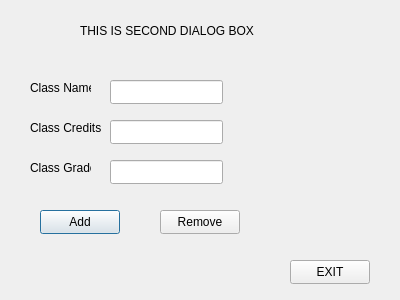
<?xml version="1.0" encoding="UTF-8"?>
<ui version="4.0">
 <class>SecDialog</class>
 <widget class="QDialog" name="SecDialog">
  <property name="geometry">
   <rect>
    <x>0</x>
    <y>0</y>
    <width>400</width>
    <height>300</height>
   </rect>
  </property>
  <property name="windowTitle">
   <string>Dialog</string>
  </property>
  <widget class="QLabel" name="label">
   <property name="geometry">
    <rect>
     <x>80</x>
     <y>-10</y>
     <width>191</width>
     <height>81</height>
    </rect>
   </property>
   <property name="text">
    <string>THIS IS SECOND DIALOG BOX</string>
   </property>
  </widget>
  <widget class="QPushButton" name="pushButton_add">
   <property name="geometry">
    <rect>
     <x>40</x>
     <y>210</y>
     <width>80</width>
     <height>24</height>
    </rect>
   </property>
   <property name="text">
    <string>Add</string>
   </property>
  </widget>
  <widget class="QPushButton" name="pushButton_remove">
   <property name="geometry">
    <rect>
     <x>160</x>
     <y>210</y>
     <width>80</width>
     <height>24</height>
    </rect>
   </property>
   <property name="text">
    <string>Remove</string>
   </property>
  </widget>
  <widget class="QPushButton" name="pushButton_exit">
   <property name="geometry">
    <rect>
     <x>290</x>
     <y>260</y>
     <width>80</width>
     <height>24</height>
    </rect>
   </property>
   <property name="text">
    <string>EXIT</string>
   </property>
  </widget>
  <widget class="QLineEdit" name="lineEdit_className">
   <property name="geometry">
    <rect>
     <x>110</x>
     <y>80</y>
     <width>113</width>
     <height>24</height>
    </rect>
   </property>
  </widget>
  <widget class="QLineEdit" name="lineEdit_classGrade">
   <property name="geometry">
    <rect>
     <x>110</x>
     <y>160</y>
     <width>113</width>
     <height>24</height>
    </rect>
   </property>
  </widget>
  <widget class="QLineEdit" name="lineEdit_classCredits">
   <property name="geometry">
    <rect>
     <x>110</x>
     <y>120</y>
     <width>113</width>
     <height>24</height>
    </rect>
   </property>
  </widget>
  <widget class="QLabel" name="label_2">
   <property name="geometry">
    <rect>
     <x>30</x>
     <y>80</y>
     <width>61</width>
     <height>16</height>
    </rect>
   </property>
   <property name="text">
    <string>Class Name</string>
   </property>
  </widget>
  <widget class="QLabel" name="label_3">
   <property name="geometry">
    <rect>
     <x>30</x>
     <y>160</y>
     <width>61</width>
     <height>16</height>
    </rect>
   </property>
   <property name="text">
    <string>Class Grade</string>
   </property>
  </widget>
  <widget class="QLabel" name="label_4">
   <property name="geometry">
    <rect>
     <x>30</x>
     <y>120</y>
     <width>71</width>
     <height>16</height>
    </rect>
   </property>
   <property name="text">
    <string>Class Credits</string>
   </property>
  </widget>
 </widget>
 <tabstops>
  <tabstop>lineEdit_className</tabstop>
  <tabstop>lineEdit_classCredits</tabstop>
  <tabstop>lineEdit_classGrade</tabstop>
  <tabstop>pushButton_add</tabstop>
  <tabstop>pushButton_remove</tabstop>
  <tabstop>pushButton_exit</tabstop>
 </tabstops>
 <resources/>
 <connections/>
</ui>
